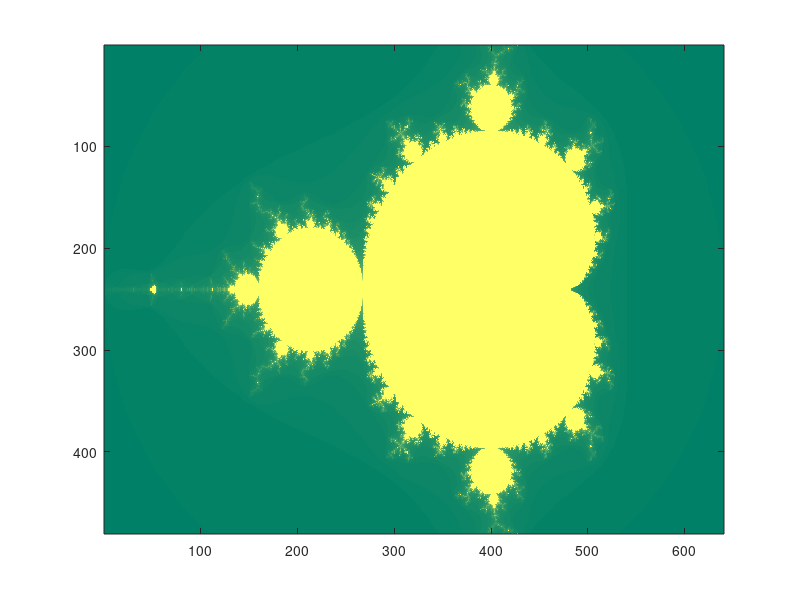

MATLAB code to generate this figure:
# ---------------------------------------------------------------
# Copyright (c) 2022. Heqing Huang (feipenghhq@gmail.com)
#
# Author: Heqing Huang
# Date Created: 06/22/2022
# ---------------------------------------------------------------
#
# Mandbort Set model.
# Taken from ECE5760
# https://people.ece.cornell.edu/land/courses/ece5760/LABS/s2016/mandelbrot.m
#
# ---------------------------------------------------------------

termination = 100;
x = linspace(-2,1,640);
y = linspace(-1,1,480);
x_index = 1:length(x) ;
y_index = 1:length(y) ;
img = zeros(length(y),length(x));


for k=x_index
    for j=y_index
        z = 0;
        n = 0;
        c = x(k)+ y(j)*i ;%complex number
        while (abs(z)<2 && n<termination)
            z = z^2 + c;
            n = n + 1;
        end
        img(j,k) = n;
    end
end

imagesc(img)
colormap(summer)
pause (5);
in = input('Input required:', 's');
